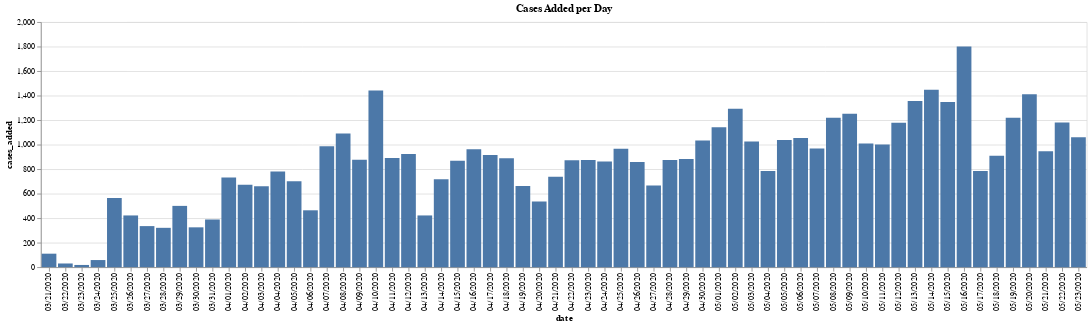

The cell this chart's notebook holds for it:
### Code cell
deltas = []
prevdate = min_date
currdate = prevdate + dt.timedelta(days=1)
while currdate <= max_date:
    currdate_text = datestamp(currdate)
    prevdate_text = datestamp(prevdate)
    
    currdate_total = df_num_cases.loc[df_num_cases["date"] == currdate_text]["num_cases"].astype('int32').sum()
    prevdate_total = df_num_cases.loc[df_num_cases["date"] == prevdate_text]["num_cases"].astype('int32').sum()
    
    deltas.append({
        "date": currdate_text,
        "cases_added": currdate_total - prevdate_total
    })
    
    prevdate = currdate
    currdate = prevdate + dt.timedelta(days=1)

df_deltas = pd.DataFrame(deltas)
#display(df_deltas)

import altair as alt
alt.Chart(df_deltas, title="Cases Added per Day").mark_bar().encode(
    x=alt.X('date', bin=False),
    y='cases_added'
)

### Figure 1 — Vega-Lite specification as saved in the notebook (floating-point values rounded to 4 significant figures)
{"config": {"view": {"continuousWidth": 400, "continuousHeight": 300}}, "data": {"name": "data-2e08fc5f83fea1ff527a2f257e044e6e"}, "mark": "bar", "encoding": {"x": {"type": "nominal", "bin": false, "field": "date"}, "y": {"type": "quantitative", "field": "cases_added"}}, "title": "Cases Added per Day", "$schema": "https://vega.github.io/schema/vega-lite/v4.0.2.json", "datasets": {"data-2e08fc5f83fea1ff527a2f257e044e6e": [{"date": "03/21/2020", "cases_added": 110}, {"date": "03/22/2020", "cases_added": 30}, {"date": "03/23/2020", "cases_added": 18}, {"date": "03/24/2020", "cases_added": 58}, {"date": "03/25/2020", "cases_added": 564}, {"date": "03/26/2020", "cases_added": 422}, {"date": "03/27/2020", "cases_added": 335}, {"date": "03/28/2020", "cases_added": 321}, {"date": "03/29/2020", "cases_added": 500}, {"date": "03/30/2020", "cases_added": 325}, {"date": "03/31/2020", "cases_added": 389}, {"date": "04/01/2020", "cases_added": 731}, {"date": "04/02/2020", "cases_added": 672}, {"date": "04/03/2020", "cases_added": 661}, {"date": "04/04/2020", "cases_added": 780}, {"date": "04/05/2020", "cases_added": 702}, {"date": "04/06/2020", "cases_added": 464}, {"date": "04/07/2020", "cases_added": 986}, {"date": "04/08/2020", "cases_added": 1091}, {"date": "04/09/2020", "cases_added": 877}, {"date": "04/10/2020", "cases_added": 1441}, {"date": "04/11/2020", "cases_added": 890}, {"date": "04/12/2020", "cases_added": 923}, {"date": "04/13/2020", "cases_added": 422}, {"date": "04/14/2020", "cases_added": 718}, {"date": "04/15/2020", "cases_added": 868}, {"date": "04/16/2020", "cases_added": 963}, {"date": "04/17/2020", "cases_added": 916}, {"date": "04/18/2020", "cases_added": 889}, {"date": "04/19/2020", "cases_added": 663}, {"date": "04/20/2020", "cases_added": 535}, {"date": "04/21/2020", "cases_added": 738}, {"date": "04/22/2020", "cases_added": 873}, {"date": "04/23/2020", "cases_added": 875}, {"date": "04/24/2020", "cases_added": 862}, {"date": "04/25/2020", "cases_added": 967}, {"date": "04/26/2020", "cases_added": 858}, {"date": "04/27/2020", "cases_added": 666}, {"date": "04/28/2020", "cases_added": 874}, {"date": "04/29/2020", "cases_added": 883}, {"date": "04/30/2020", "cases_added": 1033}, {"date": "05/01/2020", "cases_added": 1142}, {"date": "05/02/2020", "cases_added": 1293}, {"date": "05/03/2020", "cases_added": 1026}, {"date": "05/04/2020", "cases_added": 784}, {"date": "05/05/2020", "cases_added": 1037}, {"date": "05/06/2020", "cases_added": 1053}, {"date": "05/07/2020", "cases_added": 968}, {"date": "05/08/2020", "cases_added": 1219}, {"date": "05/09/2020", "cases_added": 1251}, {"date": "05/10/2020", "cases_added": 1009}, {"date": "05/11/2020", "cases_added": 1000}, {"date": "05/12/2020", "cases_added": 1179}, {"date": "05/13/2020", "cases_added": 1355}, {"date": "05/14/2020", "cases_added": 1448}, {"date": "05/15/2020", "cases_added": 1347}, {"date": "05/16/2020", "cases_added": 1801}, {"date": "05/17/2020", "cases_added": 785}, {"date": "05/18/2020", "cases_added": 909}, {"date": "05/19/2020", "cases_added": 1219}, {"date": "05/20/2020", "cases_added": 1411}, {"date": "05/21/2020", "cases_added": 945}, {"date": "05/22/2020", "cases_added": 1181}, {"date": "05/23/2020", "cases_added": 1060}]}}
